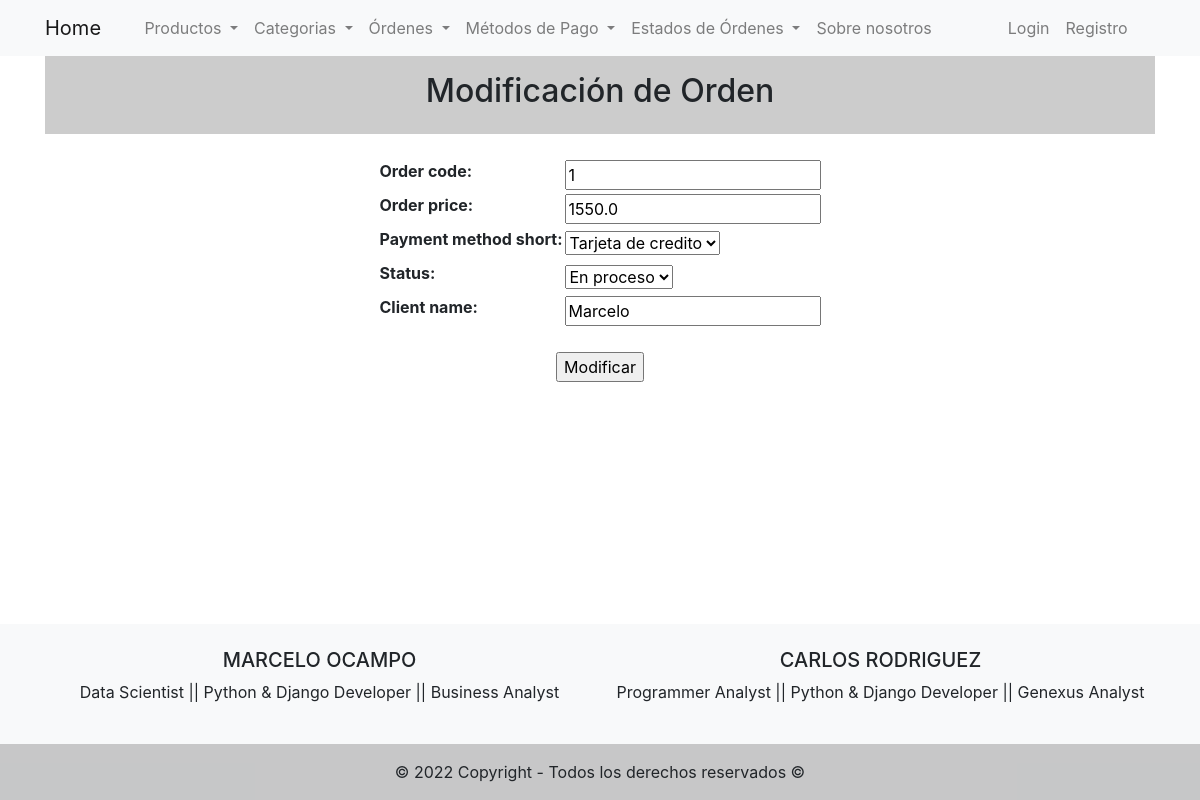
/orders/update-order/1/, run on the app's committed database.
### orders/models.py (models this page shows, shortened)
class Orders(models.Model):
    order_code = models.IntegerField(unique=True)
    order_price = models.FloatField()
    creation_time = models.DateTimeField(auto_now_add=True)
    payment_method_short = models.ForeignKey(PaymentMethod, on_delete= models.CASCADE)
    status = models.ForeignKey(OrderStatus, on_delete= models.CASCADE)
    client_name = models.CharField(max_length=100, blank= True)

class OrderStatus(models.Model):
    status = models.CharField(max_length=20, unique=True)
    def __str__(self):
        return self.status

### orders/views.py (the view)
# urls.py: path('update-order/<int:pk>/', OrderUpdateView.as_view() , name='update_order'),
class OrderUpdateView(UpdateView):
    model = Orders
    template_name = 'orders/update_order.html'
    fields = '__all__'
    success_url = '/orders/list-orders/'

### orders/models.py (called while the page is built)
    def __str__(self):
        return self.payment_method_large

### templates/orders/update_order.html (shortened to what this page needs)
{% extends 'base.html' %}
{% block content %}
  <div class="text-center p-3" style="background-color: rgba(0, 0, 0, 0.2);">
    <h2>Modificación de Orden</h2>
  </div>
  <br>
  {% if form %}
    <center>
    <form action="" method="POST">
        <table>
            {{form.as_table}}
        </table>
        <br>
        <input type="submit" value="Modificar">
    </form>
    </center>
  {% endif %}
{% endblock %}

### templates/base.html (style rules this page uses)
html { width: 100%; height: 100%; margin: 0; }

### data on the page
Orders: order_code "1", order_price "1550.0", payment_method_short "Tarjeta de credito", client_name "Marcelo"
OrderStatus: status "En proceso"
